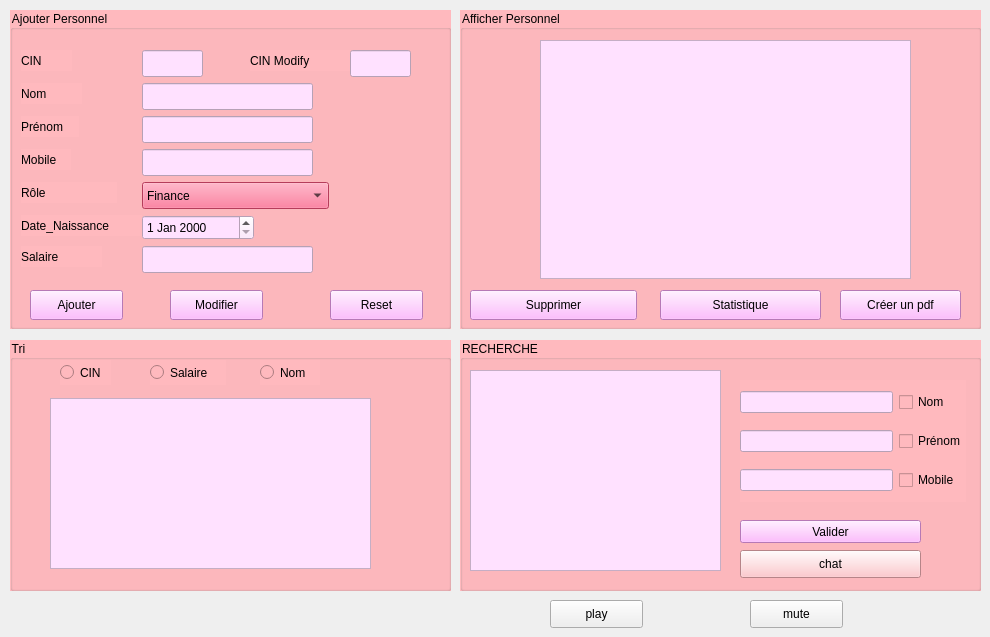
           <widget class="QWidget" name="tab">
            <attribute name="title">
             <string>Gestion Personnel</string>
            </attribute>
            <widget class="QGroupBox" name="groupBox_7">
             <property name="geometry">
              <rect>
               <x>10</x>
               <y>340</y>
               <width>441</width>
               <height>251</height>
              </rect>
             </property>
             <property name="styleSheet">
              <string notr="true">font: 10pt &quot;MS Shell Dlg 2&quot;;
background-color:rgb(255, 185, 190);</string>
             </property>
             <property name="title">
              <string>Tri</string>
             </property>
             <widget class="QTableView" name="tableViewT">
              <property name="geometry">
               <rect>
                <x>40</x>
                <y>58</y>
                <width>321</width>
                <height>171</height>
               </rect>
              </property>
              <property name="styleSheet">
               <string notr="true">background-color: rgb(255, 255, 255);
background-color: rgb(255, 225, 255);</string>
              </property>
             </widget>
             <widget class="QRadioButton" name="radioButton_5">
              <property name="geometry">
               <rect>
                <x>50</x>
                <y>20</y>
                <width>51</width>
                <height>25</height>
               </rect>
              </property>
              <property name="text">
               <string>CIN</string>
              </property>
             </widget>
             <widget class="QRadioButton" name="radioButton_salaire">
              <property name="geometry">
               <rect>
                <x>140</x>
                <y>20</y>
                <width>76</width>
                <height>25</height>
               </rect>
              </property>
              <property name="text">
               <string>Salaire</string>
              </property>
             </widget>
             <widget class="QRadioButton" name="radioButton_6">
              <property name="geometry">
               <rect>
                <x>250</x>
                <y>20</y>
                <width>60</width>
                <height>25</height>
               </rect>
              </property>
              <property name="text">
               <string>Nom</string>
              </property>
             </widget>
            </widget>
            <widget class="QGroupBox" name="groupBox_5">
             <property name="geometry">
              <rect>
               <x>460</x>
               <y>340</y>
               <width>521</width>
               <height>251</height>
              </rect>
             </property>
             <property name="styleSheet">
              <string notr="true">font: 10pt &quot;MS Shell Dlg 2&quot;;
background-color:rgb(255, 185, 190);</string>
             </property>
             <property name="title">
              <string>RECHERCHE</string>
             </property>
             <widget class="QWidget" name="gridLayoutWidget">
              <property name="geometry">
               <rect>
                <x>280</x>
                <y>40</y>
                <width>226</width>
                <height>122</height>
               </rect>
              </property>
              <layout class="QGridLayout" name="gridLayout">
               <item row="2" column="0">
                <widget class="QLineEdit" name="lineEdit_2">
                 <property name="styleSheet">
                  <string notr="true">background-color: rgb(255, 225, 255);</string>
                 </property>
                </widget>
               </item>
               <item row="0" column="0">
                <widget class="QLineEdit" name="lineEdit_3">
                 <property name="styleSheet">
                  <string notr="true">background-color: rgb(255, 225, 255);</string>
                 </property>
                </widget>
               </item>
               <item row="1" column="0">
                <widget class="QLineEdit" name="lineEdit_4">
                 <property name="styleSheet">
                  <string notr="true">background-color: rgb(255, 225, 255);</string>
                 </property>
                </widget>
               </item>
               <item row="1" column="1">
                <widget class="QCheckBox" name="checkBox_2">
                 <property name="text">
                  <string>Prénom</string>
                 </property>
                </widget>
               </item>
               <item row="2" column="1">
                <widget class="QCheckBox" name="checkBox_3">
                 <property name="text">
                  <string>Mobile</string>
                 </property>
                </widget>
               </item>
               <item row="0" column="1">
                <widget class="QCheckBox" name="checkBox">
                 <property name="text">
                  <string>Nom</string>
                 </property>
                </widget>
               </item>
              </layout>
             </widget>
             <widget class="QPushButton" name="pushButton_6">
              <property name="geometry">
               <rect>
                <x>280</x>
                <y>180</y>
                <width>181</width>
                <height>23</height>
               </rect>
              </property>
              <property name="styleSheet">
               <string notr="true">background-color: rgb(255, 170, 255);</string>
              </property>
              <property name="text">
               <string>Valider</string>
              </property>
             </widget>
             <widget class="QTableView" name="tableView">
              <property name="geometry">
               <rect>
                <x>10</x>
                <y>30</y>
                <width>251</width>
                <height>201</height>
               </rect>
              </property>
              <property name="styleSheet">
               <string notr="true">background-color: rgb(255, 225, 255);</string>
              </property>
             </widget>
             <widget class="QPushButton" name="chat">
              <property name="geometry">
               <rect>
                <x>280</x>
                <y>210</y>
                <width>181</width>
                <height>28</height>
               </rect>
              </property>
              <property name="text">
               <string>chat</string>
              </property>
             </widget>
            </widget>
            <widget class="QGroupBox" name="groupBox_4">
             <property name="geometry">
              <rect>
               <x>460</x>
               <y>10</y>
               <width>521</width>
               <height>319</height>
              </rect>
             </property>
             <property name="styleSheet">
              <string notr="true">
font: 10pt &quot;MS Shell Dlg 2&quot;;
background-color:rgb(255, 185, 190);</string>
             </property>
             <property name="title">
              <string>Afficher Personnel</string>
             </property>
             <widget class="QPushButton" name="pushButton_10">
              <property name="geometry">
               <rect>
                <x>380</x>
                <y>280</y>
                <width>121</width>
                <height>30</height>
               </rect>
              </property>
              <property name="styleSheet">
               <string notr="true">background-color: rgb(255, 170, 255);</string>
              </property>
              <property name="text">
               <string>Créer un pdf</string>
              </property>
             </widget>
             <widget class="QTableView" name="tableView_3">
              <property name="geometry">
               <rect>
                <x>80</x>
                <y>30</y>
                <width>371</width>
                <height>239</height>
               </rect>
              </property>
              <property name="styleSheet">
               <string notr="true">background-color: rgb(255, 170, 127);
background-color: rgb(255, 225, 255);</string>
              </property>
             </widget>
             <widget class="QPushButton" name="pushButton_7">
              <property name="geometry">
               <rect>
                <x>10</x>
                <y>280</y>
                <width>167</width>
                <height>30</height>
               </rect>
              </property>
              <property name="styleSheet">
               <string notr="true">background-color: rgb(255, 170, 255);</string>
              </property>
              <property name="text">
               <string>Supprimer</string>
              </property>
             </widget>
             <widget class="QPushButton" name="pushButton_8">
              <property name="geometry">
               <rect>
                <x>200</x>
                <y>280</y>
                <width>161</width>
                <height>30</height>
               </rect>
              </property>
              <property name="styleSheet">
               <string notr="true">background-color: rgb(255, 170, 255);</string>
              </property>
              <property name="text">
               <string>Statistique</string>
              </property>
             </widget>
            </widget>
            <widget class="QGroupBox" name="groupBox_6">
             <property name="geometry">
              <rect>
               <x>10</x>
               <y>10</y>
               <width>441</width>
               <height>319</height>
              </rect>
             </property>
             <property name="styleSheet">
              <string notr="true">font: 10pt &quot;MS Shell Dlg 2&quot;;
background-color:rgb(255, 185, 190);</string>
             </property>
             <property name="title">
              <string>Ajouter Personnel</string>
             </property>
             <widget class="QLabel" name="label">
              <property name="geometry">
               <rect>
                <x>11</x>
                <y>40</y>
                <width>51</width>
                <height>21</height>
               </rect>
              </property>
              <property name="text">
               <string>CIN</string>
              </property>
             </widget>
             <widget class="QLabel" name="label_5">
              <property name="geometry">
               <rect>
                <x>11</x>
                <y>73</y>
                <width>61</width>
                <height>21</height>
               </rect>
              </property>
              <property name="text">
               <string>Nom</string>
              </property>
             </widget>
             <widget class="QLineEdit" name="lineEditnom">
              <property name="geometry">
               <rect>
                <x>132</x>
                <y>73</y>
                <width>171</width>
                <height>27</height>
               </rect>
              </property>
              <property name="styleSheet">
               <string notr="true">background-color: rgb(255, 170, 255);
background-color: rgb(255, 225, 255);</string>
              </property>
             </widget>
             <widget class="QLineEdit" name="lineEditcin">
              <property name="geometry">
               <rect>
                <x>132</x>
                <y>40</y>
                <width>61</width>
                <height>27</height>
               </rect>
              </property>
              <property name="styleSheet">
               <string notr="true">background-color: rgb(255, 170, 255);
background-color: rgb(255, 225, 255);</string>
              </property>
             </widget>
             <widget class="QLineEdit" name="lineEditprenom">
              <property name="geometry">
               <rect>
                <x>132</x>
                <y>106</y>
                <width>171</width>
                <height>27</height>
               </rect>
              </property>
              <property name="styleSheet">
               <string notr="true">background-color: rgb(255, 170, 255);
background-color: rgb(255, 225, 255);</string>
              </property>
             </widget>
             <widget class="QLabel" name="label_6">
              <property name="geometry">
               <rect>
                <x>11</x>
                <y>106</y>
                <width>58</width>
                <height>21</height>
               </rect>
              </property>
              <property name="text">
               <string>Prénom</string>
              </property>
             </widget>
             <widget class="QLabel" name="label_7">
              <property name="geometry">
               <rect>
                <x>11</x>
                <y>139</y>
                <width>50</width>
                <height>21</height>
               </rect>
              </property>
              <property name="text">
               <string>Mobile</string>
              </property>
             </widget>
             <widget class="QLineEdit" name="lineEditmobile">
              <property name="geometry">
               <rect>
                <x>132</x>
                <y>139</y>
                <width>171</width>
                <height>27</height>
               </rect>
              </property>
              <property name="styleSheet">
               <string notr="true">background-color: rgb(255, 170, 255);
background-color: rgb(255, 225, 255);
</string>
              </property>
             </widget>
             <widget class="QLabel" name="label_4">
              <property name="geometry">
               <rect>
                <x>11</x>
                <y>172</y>
                <width>96</width>
                <height>21</height>
               </rect>
              </property>
              <property name="text">
               <string>Rôle</string>
              </property>
             </widget>
             <widget class="QDateEdit" name="dateEditdate_naissance">
              <property name="geometry">
               <rect>
                <x>132</x>
                <y>205</y>
                <width>112</width>
                <height>25</height>
               </rect>
              </property>
              <property name="styleSheet">
               <string notr="true">background-color: rgb(255, 170, 255);
background-color: rgb(255, 225, 255);
</string>
              </property>
             </widget>
             <widget class="QLabel" name="label_3">
              <property name="geometry">
               <rect>
                <x>11</x>
                <y>205</y>
                <width>121</width>
                <height>21</height>
               </rect>
              </property>
              <property name="text">
               <string>Date_Naissance</string>
              </property>
             </widget>
             <widget class="QLabel" name="label_2">
              <property name="geometry">
               <rect>
                <x>11</x>
                <y>236</y>
                <width>81</width>
                <height>21</height>
               </rect>
              </property>
              <property name="text">
               <string>Salaire</string>
              </property>
             </widget>
             <widget class="QLineEdit" name="lineEditsalaire">
              <property name="geometry">
               <rect>
                <x>132</x>
                <y>236</y>
                <width>171</width>
                <height>27</height>
               </rect>
              </property>
              <property name="styleSheet">
               <string notr="true">background-color: rgb(255, 170, 255);
background-color: rgb(255, 225, 255);</string>
              </property>
             </widget>
             <widget class="QComboBox" name="comboBox">
              <property name="geometry">
               <rect>
                <x>132</x>
                <y>172</y>
                <width>187</width>
                <height>27</height>
               </rect>
              </property>
              <property name="styleSheet">
               <string notr="true">background-color: rgb(255, 85, 127);</string>
              </property>
              <item>
               <property name="text">
                <string>Finance</string>
               </property>
              </item>
              <item>
               <property name="text">
                <string>Ressources Humaines</string>
               </property>
              </item>
              <item>
               <property name="text">
                <string>Administration</string>
               </property>
              </item>
              <item>
               <property name="text">
                <string>Informatique</string>
               </property>
              </item>
              <item>
               <property name="text">
                <string>Marketing</string>
               </property>
              </item>
             </widget>
             <widget class="QPushButton" name="pushButton_2">
              <property name="geometry">
               <rect>
                <x>20</x>
                <y>280</y>
                <width>93</width>
                <height>30</height>
               </rect>
              </property>
              <property name="styleSheet">
               <string notr="true">background-color: rgb(255, 170, 255);</string>
              </property>
              <property name="text">
               <string>Ajouter</string>
              </property>
             </widget>
             <widget class="QPushButton" name="pushButton_9">
              <property name="geometry">
               <rect>
                <x>320</x>
                <y>280</y>
                <width>93</width>
                <height>30</height>
               </rect>
              </property>
              <property name="styleSheet">
               <string notr="true">background-color: rgb(255, 170, 255);</string>
              </property>
              <property name="text">
               <string>Reset</string>
              </property>
             </widget>
             <widget class="QPushButton" name="pushButton_11">
              <property name="geometry">
               <rect>
                <x>160</x>
                <y>280</y>
                <width>93</width>
                <height>30</height>
               </rect>
              </property>
              <property name="styleSheet">
               <string notr="true">background-color: rgb(255, 170, 255);</string>
              </property>
              <property name="text">
               <string>Modifier</string>
              </property>
             </widget>
             <widget class="QLabel" name="label_11">
              <property name="geometry">
               <rect>
                <x>240</x>
                <y>40</y>
                <width>121</width>
                <height>21</height>
               </rect>
              </property>
              <property name="text">
               <string>CIN Modify</string>
              </property>
             </widget>
             <widget class="QLineEdit" name="azzerty">
              <property name="geometry">
               <rect>
                <x>340</x>
                <y>40</y>
                <width>61</width>
                <height>27</height>
               </rect>
              </property>
              <property name="styleSheet">
               <string notr="true">background-color: rgb(255, 170, 255);
background-color: rgb(255, 225, 255);</string>
              </property>
             </widget>
            </widget>
            <widget class="QPushButton" name="actionSound">
             <property name="geometry">
              <rect>
               <x>550</x>
               <y>600</y>
               <width>93</width>
               <height>28</height>
              </rect>
             </property>
             <property name="text">
              <string>play</string>
             </property>
            </widget>
            <widget class="QPushButton" name="muteSound">
             <property name="geometry">
              <rect>
               <x>750</x>
               <y>600</y>
               <width>93</width>
               <height>28</height>
              </rect>
             </property>
             <property name="text">
              <string>mute</string>
             </property>
            </widget>
           </widget>
